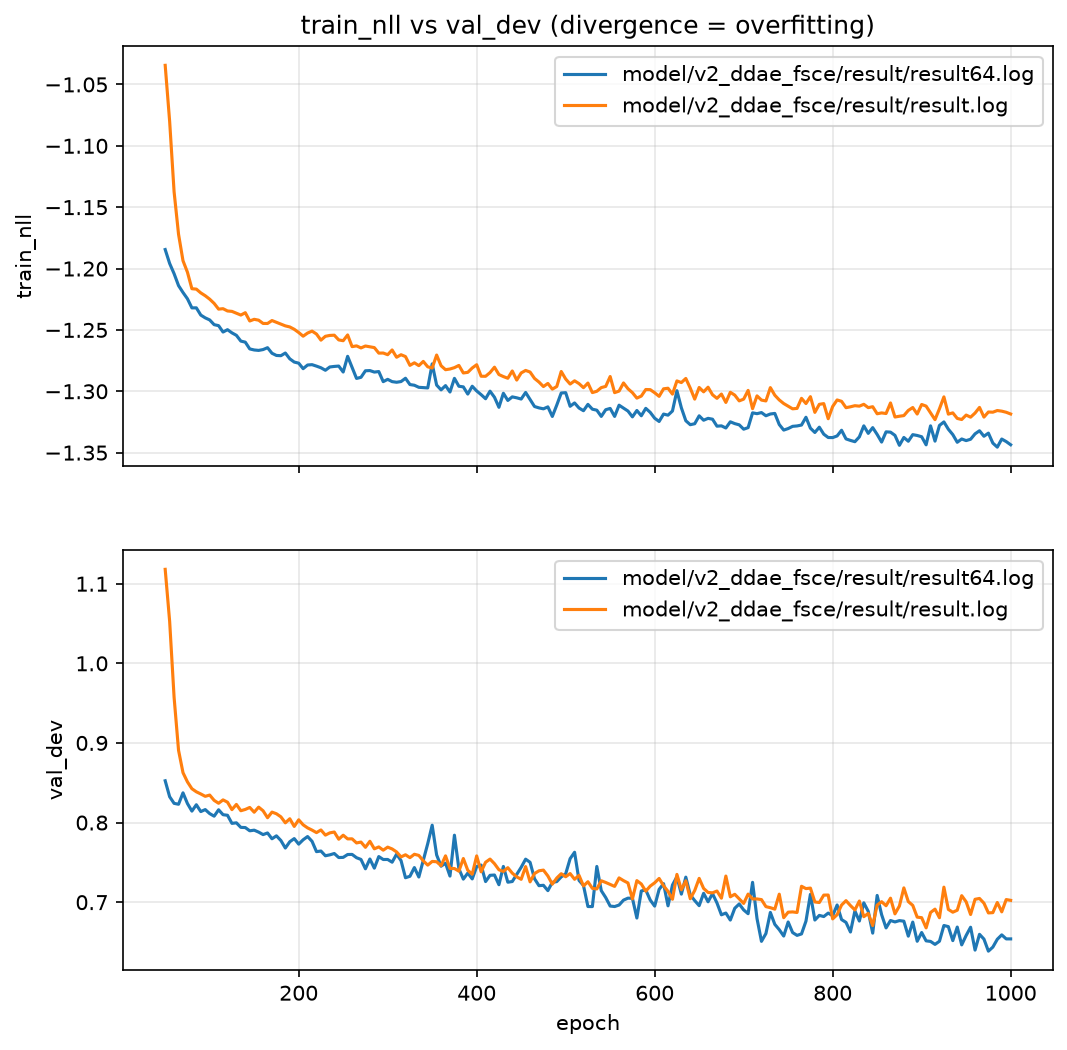

This chart was generated by the following Python code:
import re
import os
import matplotlib.pyplot as plt

log1 = "model/v2_ddae_fsce/result/result64.log"
log2 = "model/v2_ddae_fsce/result/result.log"


def parse_metrics(log_path):
    """
    傳入值: log_path (str) - result.log 檔案路徑
    return值: (epochs, train_nlls, val_devs) - 三個等長 list，
              分別為 epoch 數、對應的 train_nll、val_dev 數值
    """
    epochs = []
    train_nlls = []
    val_devs = []
    pattern = re.compile(
        r"epoch\s+(\d+)\s*\|.*?train_nll\s+([-\d.]+).*?val_dev\s+([-\d.]+)"
    )
    with open(log_path, "r") as f:
        for line in f:
            m = pattern.search(line)
            if m:
                epochs.append(int(m.group(1)))
                train_nlls.append(float(m.group(2)))
                val_devs.append(float(m.group(3)))
    return epochs, train_nlls, val_devs


MIN_EPOCH = 50


def main():
    epochs1, train1, val1 = parse_metrics(log1)
    epochs2, train2, val2 = parse_metrics(log2)

    epochs1, train1, val1 = zip(
        *[(e, t, v) for e, t, v in zip(epochs1, train1, val1) if e >= MIN_EPOCH]
    )
    epochs2, train2, val2 = zip(
        *[(e, t, v) for e, t, v in zip(epochs2, train2, val2) if e >= MIN_EPOCH]
    )

    name1 = log1
    name2 = log2

    fig, (ax_train, ax_val) = plt.subplots(2, 1, figsize=(8, 8), sharex=True)

    ax_train.plot(epochs1, train1, label=name1)
    ax_train.plot(epochs2, train2, label=name2)
    ax_train.set_ylabel("train_nll")
    ax_train.set_title("train_nll vs val_dev (divergence = overfitting)")
    ax_train.legend()
    ax_train.grid(True, alpha=0.3)

    ax_val.plot(epochs1, val1, label=name1)
    ax_val.plot(epochs2, val2, label=name2)
    ax_val.set_xlabel("epoch")
    ax_val.set_ylabel("val_dev")
    ax_val.legend()
    ax_val.grid(True, alpha=0.3)

    out_path = os.path.join(os.path.dirname(__file__), "log_compare.png")
    fig.savefig(out_path, dpi=150, bbox_inches="tight")
    print(f"saved to {out_path}")


if __name__ == "__main__":
    main()
